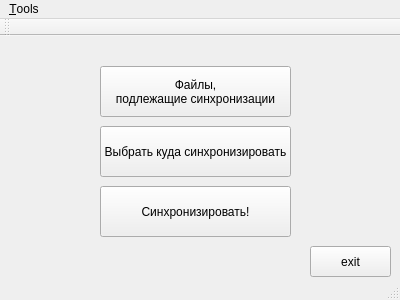
<?xml version="1.0" encoding="UTF-8"?>
<ui version="4.0">
 <class>MainWindow</class>
 <widget class="QMainWindow" name="MainWindow">
  <property name="geometry">
   <rect>
    <x>0</x>
    <y>0</y>
    <width>400</width>
    <height>300</height>
   </rect>
  </property>
  <property name="windowTitle">
   <string>Sinicin Kursach client</string>
  </property>
  <widget class="QWidget" name="centralWidget">
   <widget class="QPushButton" name="pushButton">
    <property name="geometry">
     <rect>
      <x>310</x>
      <y>210</y>
      <width>81</width>
      <height>31</height>
     </rect>
    </property>
    <property name="text">
     <string>exit</string>
    </property>
   </widget>
   <widget class="QPushButton" name="pushButton_3">
    <property name="geometry">
     <rect>
      <x>100</x>
      <y>90</y>
      <width>191</width>
      <height>51</height>
     </rect>
    </property>
    <property name="text">
     <string>Выбрать куда синхронизировать</string>
    </property>
   </widget>
   <widget class="QPushButton" name="pushButton_5">
    <property name="geometry">
     <rect>
      <x>100</x>
      <y>30</y>
      <width>191</width>
      <height>51</height>
     </rect>
    </property>
    <property name="text">
     <string>Файлы,
подлежащие синхронизации</string>
    </property>
   </widget>
   <widget class="QPushButton" name="pushButton_2">
    <property name="geometry">
     <rect>
      <x>100</x>
      <y>150</y>
      <width>191</width>
      <height>51</height>
     </rect>
    </property>
    <property name="text">
     <string>Синхронизировать!</string>
    </property>
   </widget>
  </widget>
  <widget class="QMenuBar" name="menuBar">
   <property name="geometry">
    <rect>
     <x>0</x>
     <y>0</y>
     <width>400</width>
     <height>21</height>
    </rect>
   </property>
   <widget class="QMenu" name="menu_Tools">
    <property name="title">
     <string>&amp;Tools</string>
    </property>
    <addaction name="action"/>
    <addaction name="action_2"/>
    <addaction name="actionAbout"/>
   </widget>
   <addaction name="menu_Tools"/>
  </widget>
  <widget class="QToolBar" name="mainToolBar">
   <attribute name="toolBarArea">
    <enum>TopToolBarArea</enum>
   </attribute>
   <attribute name="toolBarBreak">
    <bool>false</bool>
   </attribute>
  </widget>
  <widget class="QStatusBar" name="statusBar"/>
  <action name="action">
   <property name="text">
    <string>Создать ключ-файл</string>
   </property>
   <property name="menuRole">
    <enum>QAction::TextHeuristicRole</enum>
   </property>
  </action>
  <action name="action_2">
   <property name="text">
    <string>Считать файл-лицензию</string>
   </property>
  </action>
  <action name="actionAbout">
   <property name="text">
    <string>About</string>
   </property>
   <property name="menuRole">
    <enum>QAction::AboutRole</enum>
   </property>
  </action>
 </widget>
 <layoutdefault spacing="6" margin="11"/>
 <tabstops>
  <tabstop>pushButton</tabstop>
 </tabstops>
 <resources/>
 <connections/>
</ui>
